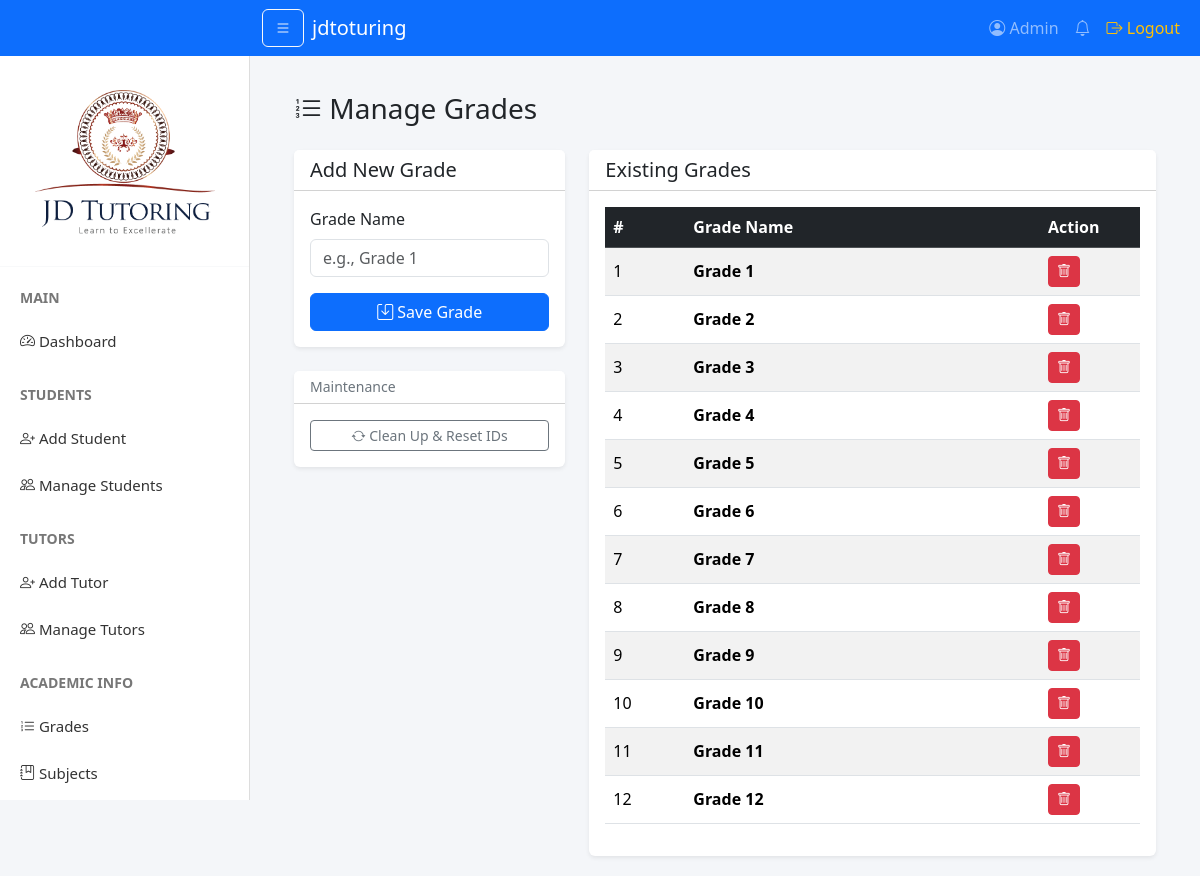
Screenshot of /admin/academic/grades.php with the database file from the repository.
### tables this page shows
CREATE TABLE IF NOT EXISTS `grades` (
  `id` int(11) NOT NULL AUTO_INCREMENT,
  `name` varchar(50) NOT NULL,
  `description` text DEFAULT NULL,
  `created_at` timestamp DEFAULT CURRENT_TIMESTAMP,
  PRIMARY KEY (`id`)
);

### admin/academic/grades.php (the view, shortened to what this page needs)
<?php
require_once '../../templates/header.php';
require_once '../../templates/sidebar.php';
?>
<div class="container-fluid">
    <h3 class="mb-4"><i class="bi bi-list-ol"></i> Manage Grades</h3>
    <div class="row">
        <div class="col-md-4">
            <div class="card shadow-sm border-0 mb-4">
                <div class="card-header bg-white d-flex justify-content-between align-items-center">
                    <h5 class="mb-0">Add New Grade</h5>
                </div>
                <div class="card-body">
                    <form method="POST">
                        <div class="mb-3">
                            <label class="form-label">Grade Name</label>
                            <input type="text" name="name" class="form-control" placeholder="e.g., Grade 1" required>
                        </div>
                        <button type="submit" name="add_grade" class="btn btn-primary w-100">
                            <i class="bi bi-save"></i> Save Grade
                        </button>
                    </form>
                </div>
            </div>
            <div class="card shadow-sm border-0">
                <div class="card-header bg-white">
                    <h5 class="mb-0 text-secondary small">Maintenance</h5>
                </div>
                <div class="card-body">
                    <form method="POST"
                        onsubmit="return confirm('This will re-number all grades to start from 1. Proceed?');">
                        <button type="submit" name="reset_ids" class="btn btn-outline-secondary btn-sm w-100">
                            <i class="bi bi-arrow-repeat"></i> Clean Up & Reset IDs
                        </button>
                    </form>
                </div>
            </div>
        </div>
        <div class="col-md-8">
            <div class="card shadow-sm border-0">
                <div class="card-header bg-white">
                    <h5 class="mb-0">Existing Grades</h5>
                </div>
                <div class="card-body">
                    <div class="table-responsive">
                        <table class="table table-striped table-hover align-middle">
                            <thead class="table-dark">
                                <tr>
                                    <th width="80">#</th>
                                    <th>Grade Name</th>
                                    <th width="100">Action</th>
                                </tr>
                            </thead>
                            <tbody>
                                <?php
                                $grades = $conn->query("SELECT * FROM grades ORDER BY id ASC");
                                if ($grades->num_rows > 0):
                                    $i = 1;
                                    while ($row = $grades->fetch_assoc()): ?>
                                        <tr>
                                            <td><?php echo $i++; ?></td>
                                            <td><strong><?php echo $row['name']; ?></strong></td>
                                            <td>
                                                <a href="?delete=<?php echo $row['id']; ?>" class="btn btn-danger btn-sm"
                                                    onclick="return confirm('Are you sure you want to delete this grade?');">
                                                    <i class="bi bi-trash"></i>
                                                </a>
                                            </td>
                                        </tr>
                                    <?php endwhile;
                                else: ?>
                                    <tr>
                                        <td colspan="3" class="text-center text-muted py-4">No grades found.</td>
                                    </tr>
                                <?php endif; ?>
                            </tbody>
                        </table>
                    </div>
                </div>
            </div>
        </div>
    </div>
</div>
<?php require_once '../../templates/footer.php'; ?>

### templates/header.php (shortened to what this page needs)
<!DOCTYPE html>
<html lang="en">
<head>
    <link rel="stylesheet" href="https://cdn.jsdelivr.net/npm/bootstrap@5.3.2/dist/css/bootstrap.min.css">
    <link rel="stylesheet" href="https://cdn.jsdelivr.net/npm/bootstrap-icons@1.11.2/font/bootstrap-icons.css">
    <link rel="stylesheet" href="<?php echo BASE_URL; ?>assets/css/style.css">
</head>
<body style="background:#f4f6f9;">
    <nav class="navbar navbar-expand-lg navbar-dark bg-primary">
        <div class="container-fluid">
            <button class="btn btn-outline-light me-2" id="sidebarToggle">
                <i class="bi bi-list"></i>
            </button>
            <a class="navbar-brand" href="<?php echo BASE_URL; ?>admin/dashboard.php">
                <i></i>jdtoturing
            </a>
            <div class="collapse navbar-collapse" id="navbarContent">
                <ul class="navbar-nav ms-auto">
                    <li class="nav-item">
                        <span class="nav-link">
                            <i class="bi bi-person-circle"></i>
                            <?php echo $_SESSION['admin_name'] ?? 'Admin'; ?>
                        </span>
                    </li>
                    <li class="nav-item">
                        <a class="nav-link position-relative" href="<?php echo BASE_URL; ?>admin/communication/direct_messages.php?view=recent" title="Direct messages">
                            <i class="bi bi-bell"></i>
                        </a>
                    </li>
                    <li class="nav-item">
                        <a class="nav-link text-warning" href="<?php echo BASE_URL; ?>logout.php">
                            <i class="bi bi-box-arrow-right"></i> Logout
                        </a>
                    </li>
                </ul>
            </div>
        </div>
    </nav>
    <div class="container-fluid mt-3">

### templates/sidebar.php (shortened to what this page needs)
<?php
$basePath = rtrim(BASE_URL, '/') . '/';
$adminBasePath = $basePath . 'admin/';
?>
<div class="sidebar">
    <div class="logo-section">
        <img src="<?php echo $basePath; ?>assets/images/logo.png" alt="logo">
    </div>
    <div class="menu-title">Main</div>
    <a href="<?php echo $adminBasePath; ?>dashboard.php"><i class="bi bi-speedometer2"></i> Dashboard</a>
    <div class="menu-title">Students</div>
    <a href="<?php echo $adminBasePath; ?>students/add_student.php"><i class="bi bi-person-plus"></i> Add Student</a>
    <a href="<?php echo $adminBasePath; ?>students/manage_students.php"><i class="bi bi-people"></i> Manage Students</a>
    <div class="menu-title">Tutors</div>
    <a href="<?php echo $adminBasePath; ?>tutors/add_tutor.php"><i class="bi bi-person-plus"></i> Add Tutor</a>
    <a href="<?php echo $adminBasePath; ?>tutors/manage_tutors.php"><i class="bi bi-people"></i> Manage Tutors</a>
    <div class="menu-title">Academic Info</div>
    <a href="<?php echo $adminBasePath; ?>academic/grades.php"><i class="bi bi-list-ol"></i> Grades</a>
    <a href="<?php echo $adminBasePath; ?>academic/subjects.php"><i class="bi bi-journal-bookmark"></i> Subjects</a>
    <a href="<?php echo $adminBasePath; ?>academic/classes.php"><i class="bi bi-building"></i> Curriculum</a>
</div>
<div class="main-content" style="margin-left:250px; padding:20px;">

### templates/footer.php (shortened to what this page needs)
</div>
</body>
</html>

### templates/sidebar.php (style rules this page uses)
.sidebar { width: 250px; height: 100vh; background: #ffffff; position: fixed; top: 0; left: 0; padding-top: 60px; border-right: 1px solid #ddd; overflow-y: auto; transition: all 0.3s ease; z-index: 1000; }
.main-content { transition: all 0.3s ease; }
.navbar { transition: all 0.3s ease; z-index: 1001; }
body:not(.sidebar-collapsed) .navbar { padding-left: 250px; }
.sidebar a { display: block; padding: 12px 20px; color: #333; text-decoration: none; font-size: 15px; font-weight: 500; }
.sidebar .logo-section { padding: 30px 15px; display: flex; justify-content: center; align-items: center; border-bottom: 1px solid #f8f9fa; margin-bottom: 10px; background: #fff; }
.sidebar .logo-section img { width: 180px; max-width: 100%; height: auto; display: block; }
.sidebar .menu-title { padding: 10px 20px; font-size: 14px; color: #777; font-weight: bold; margin-top: 10px; text-transform: uppercase; }

### rows the page displays
grades: name "Grade 1"
grades: name "Grade 2"
grades: name "Grade 3"
grades: name "Grade 4"
grades: name "Grade 5"
grades: name "Grade 6"
grades: name "Grade 7"
grades: name "Grade 8"
grades: name "Grade 9"
grades: name "Grade 10"
grades: name "Grade 11"
grades: name "Grade 12"

### other values shown
$_SESSION['admin_name'] "Admin"
